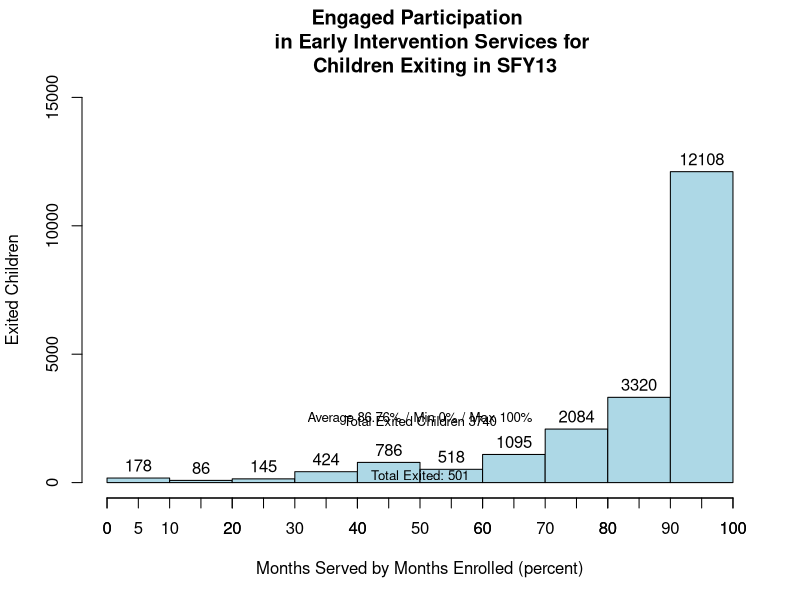

R code for this plot: (Note: this script raises an error after producing the figure.)
#STATE 2007 to 2015

data_2013=read.csv("2007 to now SI.csv",header=TRUE)
data_2013[is.na(data_2013)] <- 0
head(data_2013)
str(data_2013)
names(data_2013)

hist(data_2013$percent, breaks=10,
     #probability = TRUE,
     col="lightblue",
     labels=TRUE,
     ylim=c(0, 15000),
     xlab="Months Served by Months Enrolled (percent)",
     ylab="Exited Children",
     main="Engaged Participation 
     in Early Intervention Services for 
     Children Exiting in SFY13")
axis(side=1, at=seq(0,100, 5),
     text(50, 2500, "Average 86.76% / Min 0% / Max 100%",
          cex = .8),
     text(50, 2400, "Total Exited Children 3740",
          cex = .8))
text(50, 285, "Total Exited: 501",
     cex = .8)


#Normal Distribution
mean(data_2013$percent)
sd(provider$DDIV$Percentage)
min(provider$KOTM$Percentage)
max(provider$DDIV$Percentage)
